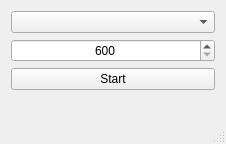
<?xml version="1.0" encoding="UTF-8"?>
<ui version="4.0">
 <class>MainWindow</class>
 <widget class="QMainWindow" name="MainWindow">
  <property name="geometry">
   <rect>
    <x>0</x>
    <y>0</y>
    <width>226</width>
    <height>144</height>
   </rect>
  </property>
  <property name="windowTitle">
   <string>MainWindow</string>
  </property>
  <widget class="QWidget" name="centralWidget">
   <layout class="QVBoxLayout" name="verticalLayout">
    <item>
     <widget class="QComboBox" name="comboBox"/>
    </item>
    <item>
     <widget class="QSpinBox" name="spinBox">
      <property name="alignment">
       <set>Qt::AlignCenter</set>
      </property>
      <property name="minimum">
       <number>600</number>
      </property>
      <property name="maximum">
       <number>24000</number>
      </property>
      <property name="singleStep">
       <number>100</number>
      </property>
     </widget>
    </item>
    <item>
     <widget class="QPushButton" name="pushButton">
      <property name="text">
       <string>Start</string>
      </property>
      <property name="checkable">
       <bool>true</bool>
      </property>
     </widget>
    </item>
    <item>
     <spacer name="verticalSpacer">
      <property name="orientation">
       <enum>Qt::Vertical</enum>
      </property>
      <property name="sizeHint" stdset="0">
       <size>
        <width>20</width>
        <height>40</height>
       </size>
      </property>
     </spacer>
    </item>
   </layout>
  </widget>
  <widget class="QStatusBar" name="statusBar"/>
 </widget>
 <layoutdefault spacing="6" margin="11"/>
 <resources/>
 <connections/>
</ui>
